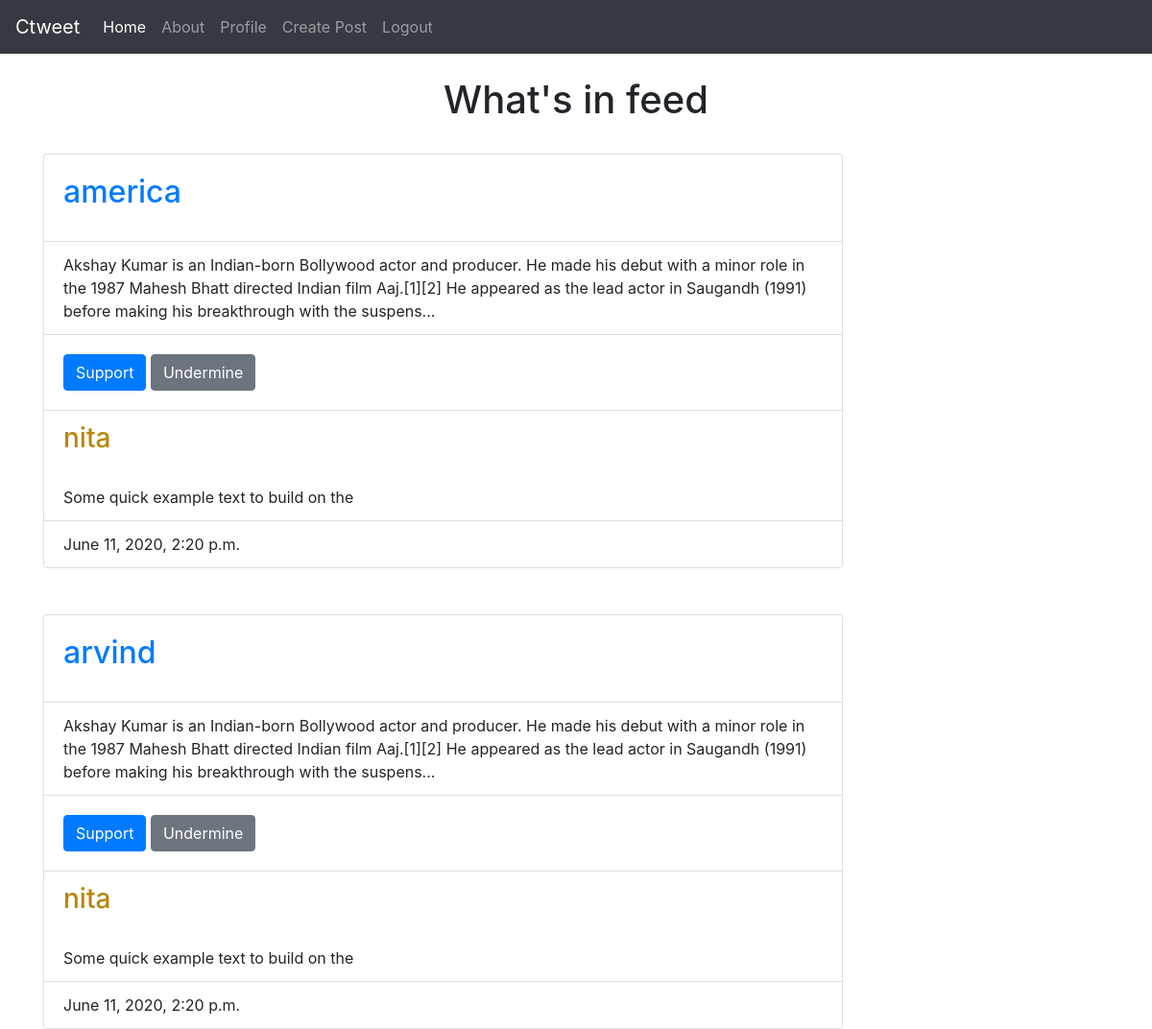
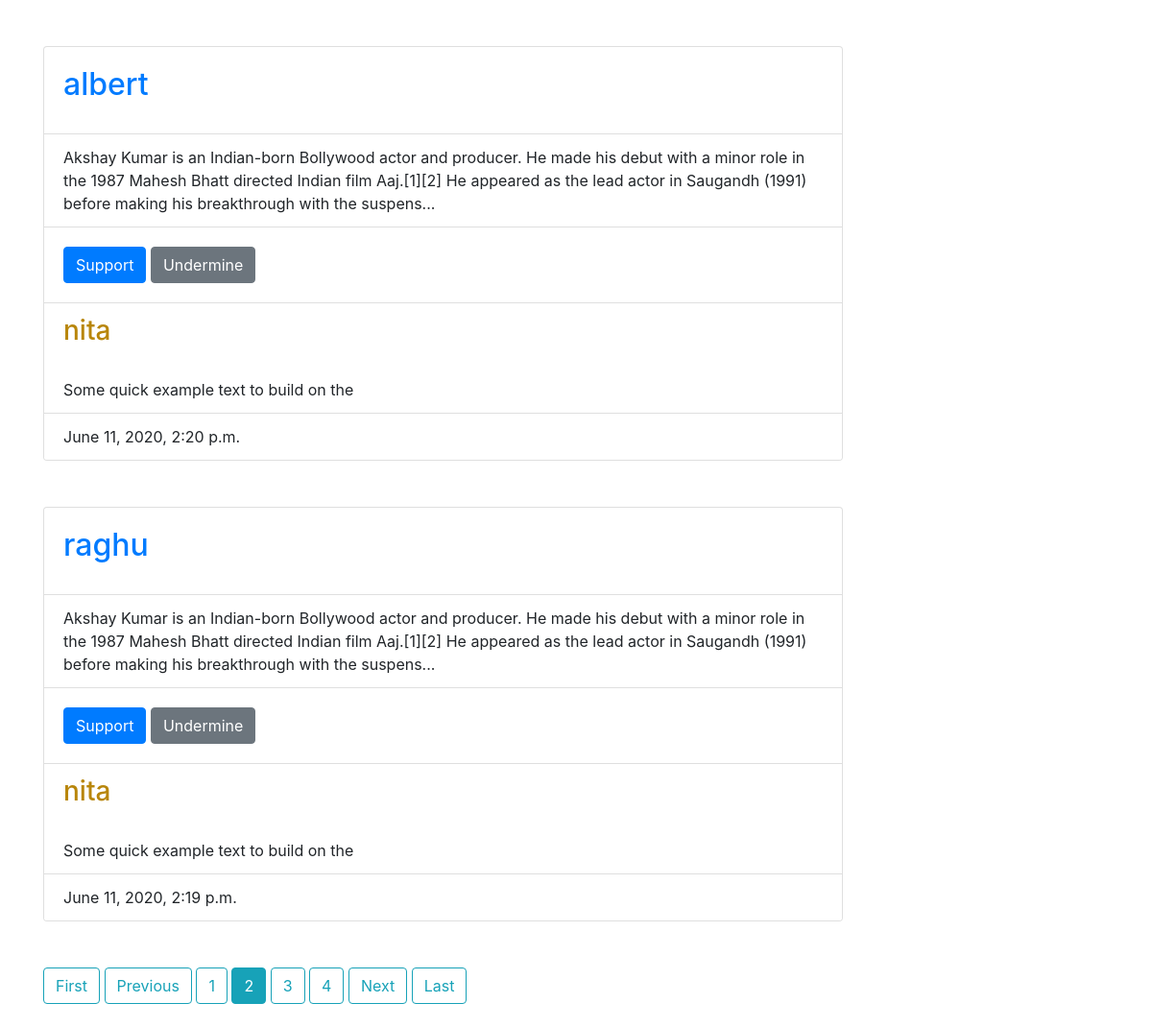
Page /?page=2 (signed in) on the committed database (2 pictures, top to bottom).
### blog/models.py (models this page shows, shortened)
class Post(models.Model):
    post_img = models.ImageField(upload_to='media',blank=True,default='deff.jpg')
    title = models.CharField(max_length=100)
    content = models.TextField()
    date_posted = models.DateTimeField(default=timezone.now)
    support = models.ManyToManyField(User , related_name='support',blank=True,through=PostLike )
    author = models.ForeignKey(User , on_delete=models.CASCADE,related_name='author')
    timestamp = models.DateTimeField(auto_now_add=True)
    def snippet(self):
        return self.content[:250] + "..."

### blog/views.py (the view)
# urls.py: path('', PostListView.as_view(),name='BlogHome'),
class PostListView(ListView):
    model = Post
    template_name = 'blog/home.html'  #<app>/<model>_<name>.html
    context_object_name = 'posts'
    ordering = ['-date_posted']
    paginate_by = 4 #it means number of posts per page in home page

### blog/templates/blog/home.html
{% extends 'blog/base.html' %}
{% block content %}
 <br><h1 style="text-align: center;">What's in feed</h1><br>
    {% for post in posts %}
    <div class="card w-75">
        <div class="card-body">
          <h2 class="card-title"><a href='{% url 'PostDetail' post.id %}' >{{post.title}} </a></h2>
        </div>
        <ul class="list-group list-group-flush">
          <li class="list-group-item">{{post.snippet}}</li>
        </ul>
          <div class="card-body">
            <button type="submit" name="support_it" value="{{post.id}}" class="btn btn-primary">Support</button>
            <button type="submit" name="support_it" value="{{post.id}}" class="btn btn-secondary">Undermine</button>
          </div>
          <ul class="list-group list-group-flush">
          <li class="list-group-item"><a href="{% url 'user-posts' post.author.username %}"><h3 style="color: darkgoldenrod;">{{post.author}}</h3></a>
          <br><p class="card-text">Some quick example text to build on the </p></li>
          <li class="list-group-item">{{post.date_posted}}</li>
        </ul>
      </div><br><br>
    {% endfor %}
    {% if is_paginated %}
      {% if page_obj.has_previous %}
        <a class="btn btn-outline-info mb-4" href="?page=1">First</a>
        <a class="btn btn-outline-info mb-4" href="?page={{ page_obj.previous_page_number }}">Previous</a>
    {% endif %}
    {% for num in page_obj.paginator.page_range %}
      {% if page_obj.number == num %}
        <a class="btn btn-info mb-4" href="?page={{ num }}">{{ num }}</a>
      {% elif num > page_obj.number|add:'-3' and num < page_obj.number|add:'3' %}
        <a class="btn btn-outline-info mb-4" href="?page={{ num }}">{{ num }}</a>
      {% endif %}
    {% endfor %}
    {% if page_obj.has_next %}
    <a class="btn btn-outline-info mb-4" href="?page={{ page_obj.next_page_number }}">Next</a>
    <a class="btn btn-outline-info mb-4" href="?page={{ page_obj.paginator.num_pages }}">Last</a>
    {% endif %}
   {% endif %}
{% endblock %}

### rows in the picture
Post: title "america", snippet "Akshay Kumar is an Indian-born Bollywood actor and producer. He made his debut with a minor role in the 1987 Mahesh Bhatt directed Indian film Aaj.[1][2] He appeared as the lead actor in Saugandh (1991) before making his breakthrough with the suspens...", {{ post.id }} 12 (drawn), author "nita", date_posted "June 11, 2020, 2:20 p.m."
Post: title "arvind", snippet "Akshay Kumar is an Indian-born Bollywood actor and producer. He made his debut with a minor role in the 1987 Mahesh Bhatt directed Indian film Aaj.[1][2] He appeared as the lead actor in Saugandh (1991) before making his breakthrough with the suspens...", {{ post.id }} 11 (drawn), author "nita", date_posted "June 11, 2020, 2:20 p.m."
Post: title "albert", snippet "Akshay Kumar is an Indian-born Bollywood actor and producer. He made his debut with a minor role in the 1987 Mahesh Bhatt directed Indian film Aaj.[1][2] He appeared as the lead actor in Saugandh (1991) before making his breakthrough with the suspens...", {{ post.id }} 10 (drawn), author "nita", date_posted "June 11, 2020, 2:20 p.m."
Post: title "raghu", snippet "Akshay Kumar is an Indian-born Bollywood actor and producer. He made his debut with a minor role in the 1987 Mahesh Bhatt directed Indian film Aaj.[1][2] He appeared as the lead actor in Saugandh (1991) before making his breakthrough with the suspens...", {{ post.id }} 9 (drawn), author "nita", date_posted "June 11, 2020, 2:19 p.m."

### other values in the picture
{{ num }} "1" "3" "4"
{{ num }} "2"
